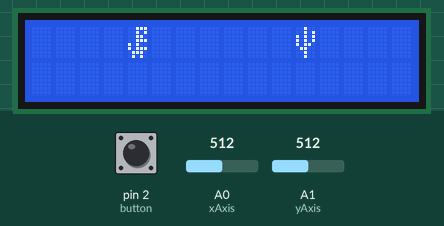
The sketch below on a simulated Arduino Uno, built with avr-gcc and run on an emulated ATmega328P. On the bench: 16×2 character LCD. Inputs (shaded band) come from the test bench; at power-on: A1 (yAxis) = 512, pin 2 (button) HIGH, A0 (xAxis) = 512. Random numbers use the default seed unless the sketch sets one; what the sketch prints to the serial monitor is not drawn.

Above: at 0.8 s.
0.9 s: A1 (yAxis) set to 105
2.4 s: A1 (yAxis) set to 95
At 2.66 s:
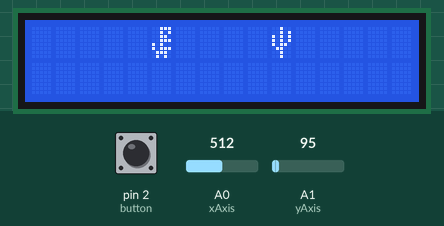
5.4 s: pin 2 (button) pulled LOW for 1 s
At 7.7 s:
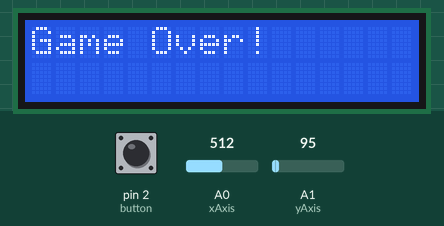
8.9 s: pin 2 (button) pulled LOW for 3.2 s
At 11.8 s:
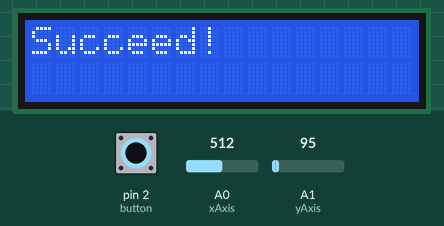
14.1 s: A1 (yAxis) set to 983
15.6 s: A1 (yAxis) set to 1012
At 16.09 s:
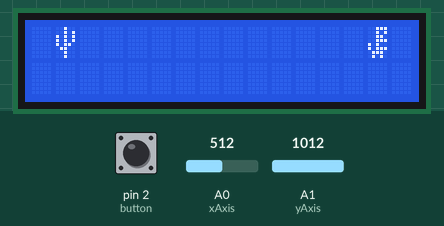
Timing chart, 0 to 18.6 s (numbered marks = the images above; inputs shaded):
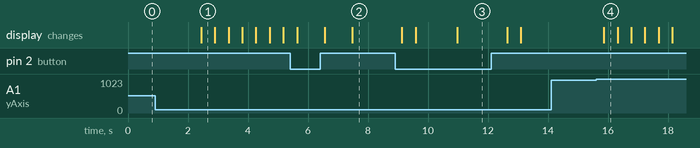

Measured:
- the behaviour switches between 1000 and 1001 on A1 (yAxis) (found by bisection; images 3 and 4)
- after the input at 0.9 s, every drawn part: stays the same
- after the input at 2.4 s, the display: changes at once (image 1)
- after the input at 14.1 s, every drawn part: stays the same
- after the input at 15.6 s, the display: changes after 0.26 s (image 4)
- what the display in image 1 shows lasts 0.5 s, from 2.4 s to 2.9 s

The sketch:

basic1_v1.ino
```cpp
#define portCHAR char  //https://forum.arduino.cc/index.php?topic=667888.0
#define KEY_ROWS 4
#define KEY_COLS 4

#include <Arduino_FreeRTOS.h>
#include <LiquidCrystal_I2C.h>
#include <Wire.h>
#include <queue.h>
#include <semphr.h>

LiquidCrystal_I2C lcd(0x3F, 16, 2);

void dinoTask(void *pvParameters);
void displayTask(void *pvParameters);
void cactusTask(void *pvParameters);

byte err_dragon[8] = {B00111, B00101, B00110, B00111, B10100, B10111, B01110, B01010};
byte cact[8] = {0x04, 0x05, 0x15, 0x15, 0x16, 0x0C, 0x04, 0x04};
byte egg[8] = {0b00000, 0b01010, 0b11111, 0b11111, 0b11111, 0b01110, 0b00100, 0b00000};
byte broken[8] = {B00100, B10101, B01110, B11111, B11111, B01110, B10101, B00100};

char buf[2][16] = {'\0'};
int xAxis = A0, yAxis = A1;
int button = 2;
int xVal = 0;
int yVal = 0;
int isPress = 0;

int rowDino = 0;
int colDino = 0;
int rowCact = 0;
int colCact = 0;
int colEgg = 0;
int rowEgg = 0;
int curRowCact = 0;
int curColCact = 0;
int storeRowEgg[4] = {'\0'};
int storeColEgg[4] = {'\0'};
int eggAmount = 0;
int eggProduct = 0;
int reset = 0;
int tempRow = 0;
int tempCol = 0;

SemaphoreHandle_t interruptSemaphore = 0;
SemaphoreHandle_t binary_sem = 0;

void setup() {
    Serial.begin(9600);
    pinMode(button, INPUT_PULLUP);  //return LOW when down

    randomSeed(analogRead(A3));
    rowDino = random(0, 1);
    colDino = random(0, 15);
    rowCact = random(0, 1);
    colCact = random(1, 13);
    while ((rowCact == rowDino) && (colCact == colDino)) {
        rowCact = random(0, 1);
        colCact = random(1, 13);
    }
    curRowCact = rowCact;
    curColCact = colCact;

    interruptSemaphore = xSemaphoreCreateMutex();
    vSemaphoreCreateBinary(binary_sem);

    buf[0][colDino] = colDino;
    buf[rowDino][0] = rowDino;
    buf[0][colCact] = colCact;
    buf[rowCact][0] = rowCact;

    lcd.init();
    lcd.backlight();
    lcd.createChar(0, err_dragon);
    lcd.createChar(1, cact);
    lcd.createChar(2, egg);
    lcd.createChar(3, broken);
    lcd.setCursor(buf[0][colDino], buf[rowDino][0]);
    lcd.write(0);
    lcd.setCursor(buf[0][colCact], buf[rowCact][0]);
    lcd.write(1);
    Serial.println(rowDino);
    Serial.println(colDino);

    xTaskCreate(dinoTask, (const portCHAR *)"Dino", 128, NULL, 1, NULL);
    xTaskCreate(cactusTask, (const portCHAR *)"Cactus", 128, NULL, 1, NULL);
    xTaskCreate(displayTask, (const portCHAR *)"Display", 128, NULL, 1, NULL);

    vTaskStartScheduler();
}

void dinoTask(void *pvParameters) {
    (void)pvParameters;

    for (;;) {
        xVal = analogRead(xAxis);
        yVal = analogRead(yAxis);
        isPress = digitalRead(button);

        tempRow = rowDino;
        tempCol = colDino;
        // Up / Down / Left / Right
        if ((xVal < 100 && yVal < 550) || (xVal > 1000 && yVal < 550) || (xVal < 550 && yVal > 1000) || (xVal > 500 && yVal < 100) || isPress == 0) {
            if (isPress == 0) {
                Serial.println("press");
                eggAmount = eggAmount + 1;

                storeRowEgg[eggAmount] = rowDino;
                storeColEgg[eggAmount] = colDino;
                if (eggAmount <= 3 && eggAmount >= 1) {
                    eggProduct = 1;
                    rowEgg = rowDino;
                    colEgg = colDino;

                    buf[0][storeColEgg[eggAmount]] = colEgg;
                    buf[storeRowEgg[eggAmount]][0] = rowEgg;

                    if ((storeColEgg[eggAmount] == colCact) && (storeRowEgg[eggAmount] == rowCact)) {
                        buf[2][16] = {'\0'};
                    } else if (eggAmount == 3) {
                        buf[2][16] = {'\0'};
                    }
                }
            } else {
                if (xVal < 100 && yVal < 550) {  // Up
                    if (rowDino == 1) {
                        rowDino = 0;
                    }
                } else if (xVal < 550 && yVal > 1000) {  // Left
                    if (colDino > 0) {
                        colDino--;
                    }
                } else if (xVal > 500 && yVal < 100) {  // Right
                    if (colDino < 15) {
                        colDino++;
                    }
                } else if (xVal > 1000 && yVal < 550) {  // Down
                    if (rowDino == 0) {
                        rowDino = 1;
                    }
                }
            }
            if (xSemaphoreTake(interruptSemaphore, 100)) {
                Serial.println("Dino got access");
                buf[2][16] = {'\0'};
                buf[rowDino][0] = rowDino;
                buf[0][colDino] = colDino;
                xSemaphoreGiveFromISR(binary_sem, NULL);
                xSemaphoreGive(interruptSemaphore);
            } else {
                Serial.println("Dino cannot");
            }
            vTaskDelay(30);
        }
    }
}

void cactusTask(void *pvParameters) {
    (void)pvParameters;

    for (;;) {
        if (xSemaphoreTake(binary_sem, 999999)) {
            if ((xVal < 100 && yVal < 550) || (xVal > 1000 && yVal < 550) || (xVal < 550 && yVal > 1000) || (xVal > 500 && yVal < 100) || isPress == 0) {
                if (isPress != 0) {
                    if ((rowDino != tempRow) || (colDino != tempCol)) {
                        int tempLeft = curColCact - 1;
                        int tempRight = curColCact + 1;
                        int temp = colCact;
                        colCact = random(tempLeft, tempRight);
                        if (colCact == temp) {
                            if (rowCact == 0)
                                rowCact = 1;
                            else
                                rowCact = 0;
                        }
                    }
                    buf[0][colCact] = colCact;
                    buf[rowCact][0] = rowCact;

                    int i = 0;
                    for (i = 1; i <= eggAmount; i++) {
                        if ((storeColEgg[i] == colCact) && (storeRowEgg[i] == rowCact)) {
                            buf[2][16] = {'\0'};
                        }
                    }
                }
            }
        }
    }
}

void displayTask(void *pvParameters) {
    (void)pvParameters;

    for (;;) {
        if (xSemaphoreTake(interruptSemaphore, 100)) {
            lcd.clear();
            Serial.println("Display got access");

            if (buf[rowDino][0] == buf[rowCact][0] && buf[0][colDino] == buf[0][colCact]) {
                lcd.setCursor(buf[0][colCact], buf[rowCact][0]);
                lcd.write(1);
            } else {
                int temp = 0;
                if (eggAmount > 0) {
                    for (temp = 1; temp <= eggAmount; temp++) {
                        if (buf[rowDino][0] != buf[storeRowEgg[temp]][0] || buf[0][colDino] != buf[0][storeColEgg[temp]]) {
                            lcd.setCursor(buf[0][colDino], buf[rowDino][0]);
                            lcd.write(0);
                        } else {
                            lcd.setCursor(buf[0][storeColEgg[temp]], buf[storeRowEgg[temp]][0]);
                            lcd.write(2);
                        }
                    }
                } else {
                    lcd.setCursor(buf[0][colDino], buf[rowDino][0]);
                    lcd.write(0);
                }

                lcd.setCursor(buf[0][colCact], buf[rowCact][0]);
                lcd.write(1);
            }

            if (eggProduct == 1) {
                int i = 0;
                for (i = 1; i <= eggAmount; i++) {
                    lcd.setCursor(buf[0][storeColEgg[i]], buf[storeRowEgg[i]][0]);
                    lcd.write(2);

                    if ((storeColEgg[i] == colCact) && (storeRowEgg[i] == rowCact)) {
                        lcd.setCursor(buf[0][storeColEgg[i]], buf[storeRowEgg[i]][0]);
                        lcd.write(3);

                        vTaskDelay(60);
                        // buf[2][16] = {'\0'};
                        lcd.clear();
                        lcd.setCursor(buf[2][16], buf[2][16]);
                        lcd.print(F("Game Over!"));

                        //reset
                        vTaskDelay(20);

                        rowDino = random(0, 1);
                        colDino = random(0, 15);
                        rowCact = random(0, 1);
                        colCact = random(1, 14);
                        while ((rowCact == rowDino) && (colCact == colDino)) {
                            rowCact = random(0, 1);
                            colCact = random(1, 14);
                        }
                        curRowCact = rowCact;
                        curColCact = colCact;
                        storeRowEgg[0] = storeRowEgg[1] = storeRowEgg[2] = storeRowEgg[3] = 0;
                        storeColEgg[0] = storeColEgg[1] = storeColEgg[2] = storeColEgg[3] = 0;
                        eggAmount = 0;
                        eggProduct = 0;

                        buf[0][colDino] = colDino;
                        buf[rowDino][0] = rowDino;
                        buf[0][colCact] = colCact;
                        buf[rowCact][0] = rowCact;

                        vTaskDelay(60);  // 1 sec
                    } else {
                        if (i == 3) {
                            vTaskDelay(30);
                            // buf[2][16] = {'\0'};
                            lcd.clear();
                            lcd.setCursor(buf[2][16], buf[2][16]);
                            lcd.print(F("Succeed!"));

                            //reset
                            vTaskDelay(20);  // 1 sec

                            rowDino = random(0, 1);
                            colDino = random(0, 15);
                            rowCact = random(0, 1);
                            colCact = random(1, 14);
                            while ((rowCact == rowDino) && (colCact == colDino)) {
                                rowCact = random(0, 1);
                                colCact = random(1, 14);
                            }
                            curRowCact = rowCact;
                            curColCact = colCact;
                            storeRowEgg[0] = storeRowEgg[1] = storeRowEgg[2] = storeRowEgg[3] = 0;
                            storeColEgg[0] = storeColEgg[1] = storeColEgg[2] = storeColEgg[3] = 0;
                            eggAmount = 0;
                            eggProduct = 0;

                            buf[0][colDino] = colDino;
                            buf[rowDino][0] = rowDino;
                            buf[0][colCact] = colCact;
                            buf[rowCact][0] = rowCact;

                            vTaskDelay(60);  // 1 sec
                        }
                    }
                }
            }

            xSemaphoreGive(interruptSemaphore);

        } else {
            Serial.println("Display cannot");
        }
        vTaskDelay(30);
    }
}

void loop() {}
```
